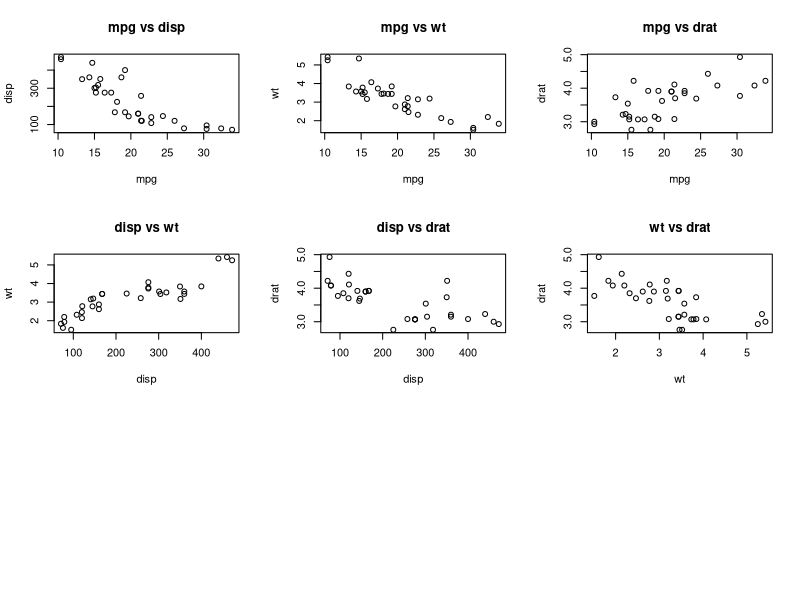
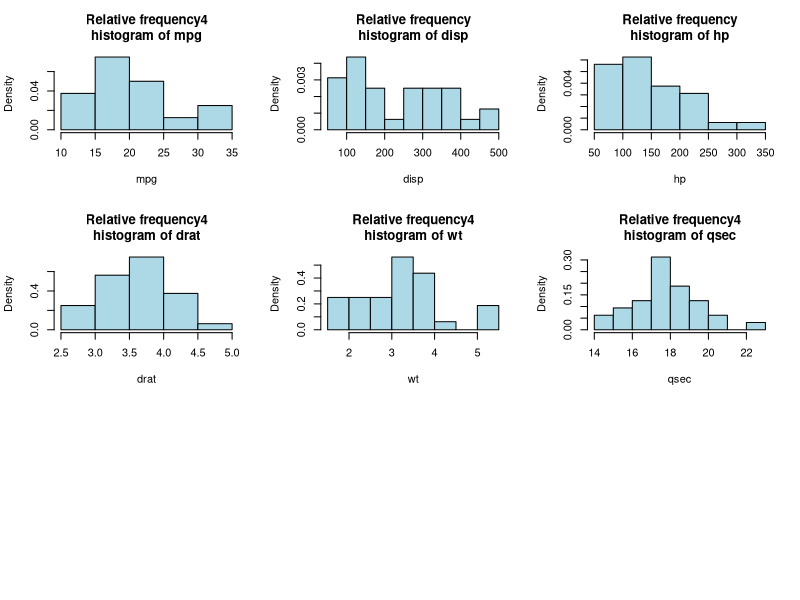
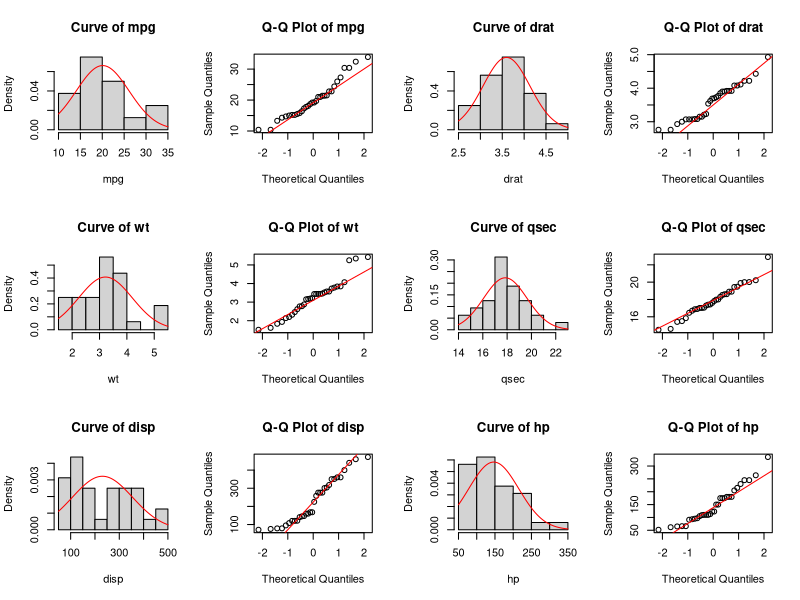
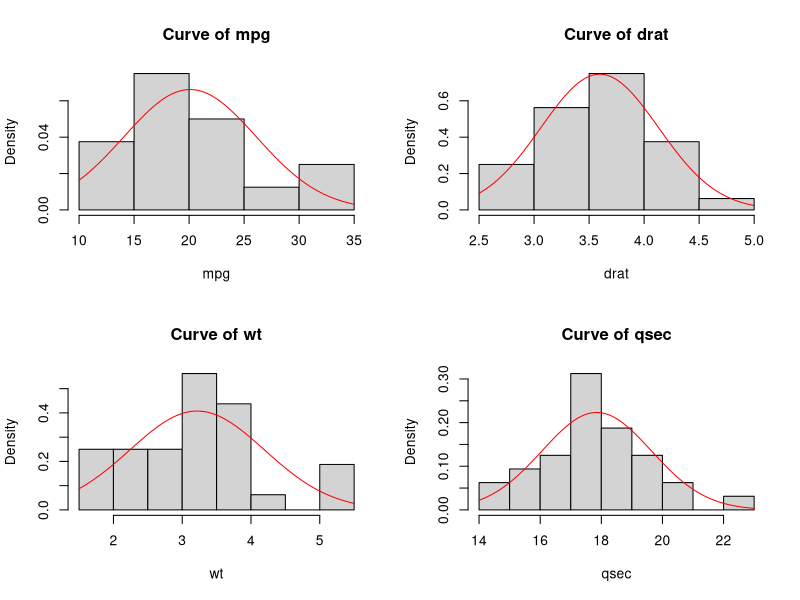
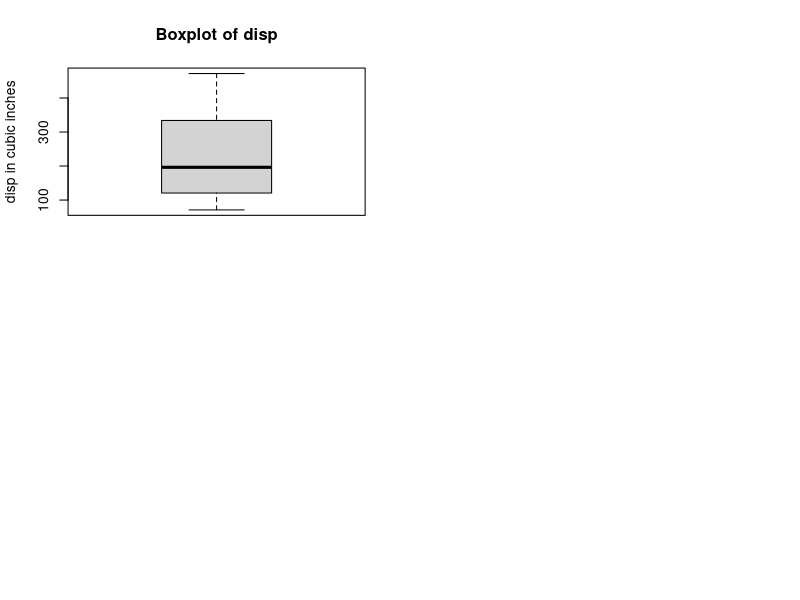

Reproduce these figures in R, in order.
#Question_3.1
data(mtcars) #Load mtcars dataset
?mtcars #get description
colnames(mtcars) #indicate the variable names
str(mtcars) #display variable names,their class and size of vectors
head(mtcars,n=6) #showing first 6 lines

#Question_3.2
data(mtcars) #Load the dataset
#Measures of Central Tendency
#Mean
mean(mtcars$mpg)
mean(mtcars$cyl)
mean(mtcars$disp)
mean(mtcars$hp)
mean(mtcars$drat)
mean(mtcars$wt)
mean(mtcars$qsec)
mean(mtcars$vs)
mean(mtcars$am)
mean(mtcars$gear)
mean(mtcars$carb)

#Median
median(mtcars$mpg)
median(mtcars$cyl)
median(mtcars$disp)
median(mtcars$hp)
median(mtcars$drat)
median(mtcars$wt)
median(mtcars$qsec)
median(mtcars$vs)
median(mtcars$am)
median(mtcars$gear)
median(mtcars$carb)

#Mode
A1 <- table(mtcars$mpg)
mode_mpg <- c(names(A1)[A1 == max(A1)])
mode_mpg
A2<-table(mtcars$cyl)
mode_cyl <- c(names(A2)[A2 == max(A2)])
mode_cyl
A3<-table(mtcars$disp)
mode_disp <- c(names(A3)[A3 == max(A3)])
mode_disp
A4<-table(mtcars$hp)
mode_hp <- c(names(A4)[A4 == max(A4)])
mode_hp
A5<-table(mtcars$drat)
mode_drat <- c(names(A5)[A5 == max(A5)])
mode_drat
A6<-table(mtcars$wt)
mode_wt <- c(names(A6)[A6 == max(A6)])
mode_wt
A7<-table(mtcars$qsec)
mode_qsec <- c(names(A7)[A7 == max(A7)])
mode_qsec
A8<-table(mtcars$vs)
mode_vs <- c(names(A8)[A8 == max(A8)])
mode_vs
A9<-table(mtcars$am)
mode_am <- c(names(A9)[A9 == max(A9)])
mode_am
A10<-table(mtcars$gear)
mode_gear <- c(names(A10)[A10 == max(A10)])
mode_gear
A11<-table(mtcars$carb)
mode_carb <- c(names(A11)[A11 == max(A11)])
mode_carb

#Measures of Dispersion
#Variance
var(mtcars$mpg)
var(mtcars$cyl)
var(mtcars$disp)
var(mtcars$hp)
var(mtcars$drat)
var(mtcars$wt)
var(mtcars$qsec)
var(mtcars$vs)
var(mtcars$am)
var(mtcars$gear)
var(mtcars$carb)

#Standard_Deviation(sd)
sd(mtcars$mpg)
sd(mtcars$cyl)
sd(mtcars$disp)
sd(mtcars$hp)
sd(mtcars$drat)
sd(mtcars$wt)
sd(mtcars$qsec)
sd(mtcars$vs)
sd(mtcars$am)
sd(mtcars$gear)
sd(mtcars$carb)

#Minimum_Value(min)
min_mpg<-min(mtcars$mpg)
min_mpg
min_cyl<-min(mtcars$cyl)
min_cyl
min_disp<-min(mtcars$disp)
min_disp
min_hp<-min(mtcars$hp)
min_hp
min_drat<-min(mtcars$drat)
min_drat
min_wt<-min(mtcars$wt)
min_wt
min_qsec<-min(mtcars$qsec)
min_qsec
min_vs<-min(mtcars$vs)
min_vs
min_am<-min(mtcars$am)
min_am
min_gear<-min(mtcars$gear)
min_gear
min_carb<-min(mtcars$carb)
min_carb

#Maximum_Value(max)
max_mpg<-max(mtcars$mpg)
max_mpg
max_cyl<-max(mtcars$cyl)
max_cyl
max_disp<-max(mtcars$disp)
max_disp
max_hp<-max(mtcars$hp)
max_hp
max_drat<-max(mtcars$drat)
max_drat
max_wt<-max(mtcars$wt)
max_wt
max_qsec<-max(mtcars$qsec)
max_qsec
max_vs<-max(mtcars$vs)
max_vs
max_am<-max(mtcars$am)
max_am
max_gear<-max(mtcars$gear)
max_gear
max_carb<-max(mtcars$carb)
max_carb

#Range
r_mpg<-c(max_mpg-min_mpg)
r_mpg
r_cyl<-c(max_cyl-min_cyl)
r_cyl
r_disp<-c(max_disp-min_disp)
r_disp
r_hp<-c(max_hp-min_hp)
r_hp
r_drat<-c(max_drat-min_drat)
r_drat
r_wt<-c(max_wt-min_wt)
r_wt
r_qsec<-c(max_qsec-min_qsec)
r_qsec
r_vs<-c(max_vs-min_vs)
r_vs
r_am<-c(max_am-min_am)
r_am
r_gear<-c(max_gear-min_gear)
r_gear
r_carb<-c(max_carb-min_carb)
r_carb

#Interquartile_Range(IQR)
IQR(mtcars$mpg)
IQR(mtcars$cyl)
IQR(mtcars$disp)
IQR(mtcars$hp)
IQR(mtcars$drat)
IQR(mtcars$wt)
IQR(mtcars$qsec)
IQR(mtcars$vs)
IQR(mtcars$am)
IQR(mtcars$gear)
IQR(mtcars$carb)


#Question_3.3
#Q1
num_variables<-4
num_pair<-2
Number_of_scatter_plots<-combn(num_variables, num_pair)
Number_of_scatter_plots

#Q2
#Plotting scatter plots
par(mfrow = c(3,3))
plot(mtcars$mpg, mtcars$disp,main = "mpg vs disp",xlab = "mpg",ylab = "disp")
plot(mtcars$mpg,mtcars$wt,main="mpg vs wt",xlab="mpg",ylab="wt")
plot(mtcars$mpg, mtcars$drat,main = "mpg vs drat",xlab = "mpg",ylab = "drat")
plot(mtcars$disp, mtcars$wt,main = "disp vs wt",xlab = "disp",ylab = "wt")
plot(mtcars$disp, mtcars$drat,main = "disp vs drat",xlab = "disp",ylab = "drat")
plot(mtcars$wt, mtcars$drat,main = "wt vs drat",xlab = "wt",ylab = "drat")


#Question_3.4
#Q1
#Histogram for each continuous variable
par(mfrow = c(3,3))
hist(mtcars$mpg,freq=FALSE,main="Relative frequency4
histogram of mpg",xlab="mpg",col="lightblue")
hist(mtcars$disp,freq=FALSE,main="Relative frequency
histogram of disp",xlab="disp",col="lightblue")
hist(mtcars$hp,freq=FALSE,main="Relative frequency
histogram of hp",xlab="hp",col="lightblue")
hist(mtcars$drat,freq=FALSE,main="Relative frequency4
histogram of drat",xlab="drat",col="lightblue")
hist(mtcars$wt,freq=FALSE,main="Relative frequency4
histogram of wt",xlab="wt",col="lightblue")
hist(mtcars$qsec,freq=FALSE,main="Relative frequency4
histogram of qsec",xlab="qsec",col="lightblue")

#Q2
#curve
par(mfrow = c(3,4))
hist(mtcars$mpg,freq=FALSE,main="Curve of mpg",xlab="mpg")
curve(dnorm(x,mean(mtcars$mpg),sd(mtcars$mpg)),add=TRUE,col="red")
qqnorm(mtcars$mpg,main="Q-Q Plot of mpg")
qqline(mtcars$mpg,col="red")

hist(mtcars$drat,freq=FALSE,main="Curve of drat",xlab="drat")
curve(dnorm(x,mean(mtcars$drat),sd(mtcars$drat)),add=TRUE,col="red")
qqnorm(mtcars$drat,main="Q-Q Plot of drat")
qqline(mtcars$drat,col="red")

hist(mtcars$wt,freq=FALSE,main="Curve of wt",xlab="wt")
curve(dnorm(x,mean(mtcars$wt),sd(mtcars$wt)),add=TRUE,col="red")
qqnorm(mtcars$wt,main="Q-Q Plot of wt")
qqline(mtcars$wt,col="red")

hist(mtcars$qsec,freq=FALSE,main="Curve of qsec",xlab="qsec")
curve(dnorm(x,mean(mtcars$qsec),sd(mtcars$qsec)),add=TRUE,col="red")
qqnorm(mtcars$qsec,main="Q-Q Plot of qsec")
qqline(mtcars$qsec,col="red")

hist(mtcars$disp,freq=FALSE,main="Curve of disp",xlab="disp")
curve(dnorm(x,mean(mtcars$disp),sd(mtcars$disp)),add=TRUE,col="red")
qqnorm(mtcars$disp,main="Q-Q Plot of disp")
qqline(mtcars$disp,col="red")

hist(mtcars$hp,freq=FALSE,main="Curve of hp",xlab="hp")
curve(dnorm(x,mean(mtcars$hp),sd(mtcars$hp)),add=TRUE,col="red")
qqnorm(mtcars$hp,main="Q-Q Plot of hp")
qqline(mtcars$hp,col="red")

#Q3
par(mfrow = c(2,2))

# mpg
mpg<-mtcars$mpg
mpg
mpg_mean<-mean(mpg)
mpg_mean
mpg_sd<-sd(mpg)
mpg_sd
# Curve
hist(mpg, freq=FALSE, main="Curve of mpg", xlab="mpg")
curve(dnorm(x, mean=mpg_mean, sd=mpg_sd), add=TRUE, col="red")

# drat
drat<-mtcars$drat
drat
drat_mean<-mean(drat)
drat_mean
drat_sd<-sd(drat)
drat_sd
# Curve
hist(drat, freq=FALSE, main="Curve of drat", xlab="drat")
curve(dnorm(x, mean=drat_mean, sd=drat_sd), add=TRUE, col="red")

# wt
wt<-mtcars$wt
wt
wt_mean<-mean(wt)
wt_mean
wt_sd<-sd(wt)
wt_sd
# Curve
hist(wt, freq=FALSE, main="Curve of wt", xlab="wt")
curve(dnorm(x, mean=wt_mean, sd=wt_sd), add=TRUE, col="red")

# qsec
qsec<-mtcars$qsec
qsec
qsec_mean<-mean(qsec)
qsec_mean
qsec_sd<-sd(qsec)
qsec_sd
# Curve
hist(qsec, freq=FALSE, main="Curve of qsec", xlab="qsec")
curve(dnorm(x, mean=qsec_mean, sd=qsec_sd), add=TRUE, col="red")

#Question_3.5
#disp
#X = disp
X_mean<-mean(mtcars$disp)
X_sd<-sd(mtcars$disp)

#Q1
#X>250
pnorm(250,X_mean,X_sd,lower.tail = FALSE)
#percentage
pnorm(250,X_mean,X_sd,lower.tail = FALSE)*100

#Q2
#230<X<250
pnorm(250,X_mean,X_sd,lower.tail = TRUE)-pnorm(230,X_mean,X_sd,lower.tail = TRUE)
#percentage
(pnorm(250,X_mean,X_sd,lower.tail = TRUE)-pnorm(230,X_mean,X_sd,lower.tail = TRUE))*100

#Q3
#X<220
pnorm(220,X_mean,X_sd,lower.tail = TRUE)
#percentage
pnorm(220,X_mean,X_sd,lower.tail = TRUE)*100


#Question_3.6
#Q1
#X = disp
X_mean<-mean(mtcars$disp)
X_sd<-sd(mtcars$disp)
X_sample_size<-length(mtcars$disp)
CI_95<-qnorm(0.975)

#Determine Confidence interval
lowerCI_X<-X_mean-CI_95*(X_sd/sqrt(X_sample_size))
lowerCI_X
UpperCI_X<-X_mean+CI_95*(X_sd/sqrt(X_sample_size))
UpperCI_X

#Q2
boxplot(mtcars$disp,main = "Boxplot of disp",ylab = "disp in cubic inches")

